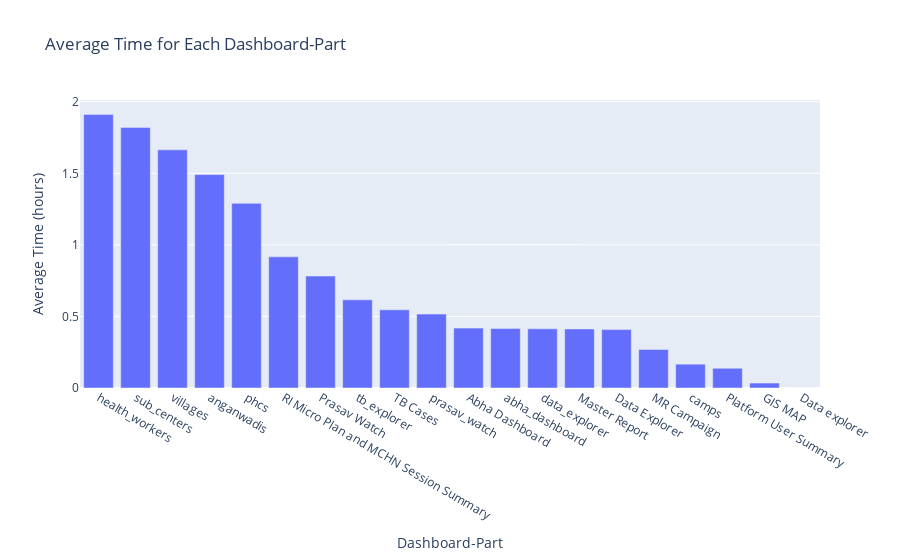

Notebook code for this chart:
### Code cell
import plotly.express as px

average_time_per_part['average_time_hours'] = average_time_per_part['average_time'] / pd.Timedelta(hours=1)
average_time_per_part = average_time_per_part.sort_values(by='average_time_hours', ascending=False)
avg_time_dashboard_part = px.bar(average_time_per_part, x='name', y='average_time_hours', title='Average Time for Each Dashboard-Part', 
             labels={'name': 'Dashboard-Part', 'average_time_hours': 'Average Time (hours)'})
avg_time_dashboard_part.show()

### Figure 1 — Plotly figure (JSON) as saved in the notebook; plotly's stock layout.template omitted (floating-point values rounded to 4 significant figures)
{"data": [{"alignmentgroup": "True", "hovertemplate": "Dashboard-Part=%{x}<br>Average Time (hours)=%{y}<extra></extra>", "legendgroup": "", "marker": {"color": "#636efa", "pattern": {"shape": ""}}, "name": "", "offsetgroup": "", "orientation": "v", "showlegend": false, "textposition": "auto", "type": "bar", "x": ["health_workers", "sub_centers", "villages", "anganwadis", "phcs", "RI Micro Plan and MCHN Session Summary", "Prasav Watch", "tb_explorer", "TB Cases", "prasav_watch", "Abha Dashboard", "abha_dashboard", "data_explorer", "Master Report", "Data Explorer", "MR Campaign", "camps", "Platform User Summary", "GIS MAP", "Data explorer"], "xaxis": "x", "y": [1.912, 1.821, 1.664, 1.491, 1.29, 0.9162, 0.7824, 0.6163, 0.5463, 0.5163, 0.4183, 0.4153, 0.4135, 0.4127, 0.4081, 0.2688, 0.1665, 0.1379, 0.03463, 0], "yaxis": "y"}], "layout": {"barmode": "relative", "legend": {"tracegroupgap": 0}, "title": {"text": "Average Time for Each Dashboard-Part"}, "xaxis": {"anchor": "y", "domain": [0, 1], "title": {"text": "Dashboard-Part"}}, "yaxis": {"anchor": "x", "domain": [0, 1], "title": {"text": "Average Time (hours)"}}}}
